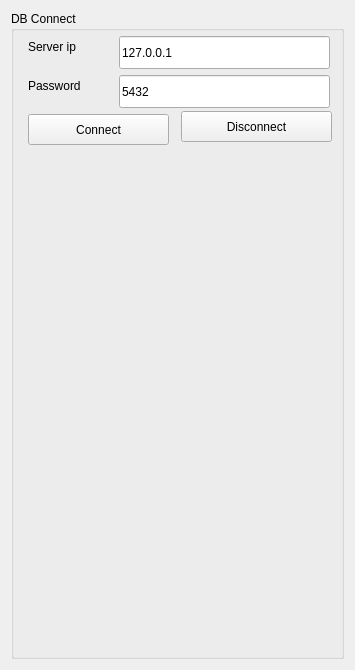
<?xml version="1.0" encoding="UTF-8"?>
<ui version="4.0">
 <class>DBConnectionForm</class>
 <widget class="QWidget" name="DBConnectionForm">
  <property name="geometry">
   <rect>
    <x>0</x>
    <y>0</y>
    <width>355</width>
    <height>670</height>
   </rect>
  </property>
  <property name="windowTitle">
   <string>Form</string>
  </property>
  <layout class="QGridLayout" name="gridLayout">
   <item row="0" column="0">
    <widget class="QGroupBox" name="groupBox">
     <property name="title">
      <string>DB Connect</string>
     </property>
     <widget class="QLabel" name="label">
      <property name="geometry">
       <rect>
        <x>17</x>
        <y>25</y>
        <width>60</width>
        <height>21</height>
       </rect>
      </property>
      <property name="text">
       <string>Server ip</string>
      </property>
     </widget>
     <widget class="QLineEdit" name="lineEdit_server">
      <property name="geometry">
       <rect>
        <x>108</x>
        <y>25</y>
        <width>211</width>
        <height>33</height>
       </rect>
      </property>
      <property name="text">
       <string>127.0.0.1</string>
      </property>
     </widget>
     <widget class="QLabel" name="label_2">
      <property name="geometry">
       <rect>
        <x>17</x>
        <y>64</y>
        <width>66</width>
        <height>21</height>
       </rect>
      </property>
      <property name="text">
       <string>Password</string>
      </property>
     </widget>
     <widget class="QLineEdit" name="lineEdit_port">
      <property name="geometry">
       <rect>
        <x>108</x>
        <y>64</y>
        <width>211</width>
        <height>33</height>
       </rect>
      </property>
      <property name="text">
       <string>5432</string>
      </property>
     </widget>
     <widget class="QPushButton" name="pushButton_connect">
      <property name="geometry">
       <rect>
        <x>17</x>
        <y>103</y>
        <width>141</width>
        <height>31</height>
       </rect>
      </property>
      <property name="text">
       <string>Connect</string>
      </property>
     </widget>
     <widget class="QPushButton" name="pushButton_disconnect">
      <property name="geometry">
       <rect>
        <x>170</x>
        <y>100</y>
        <width>151</width>
        <height>31</height>
       </rect>
      </property>
      <property name="text">
       <string>Disconnect</string>
      </property>
     </widget>
    </widget>
   </item>
  </layout>
 </widget>
 <resources/>
 <connections/>
</ui>
